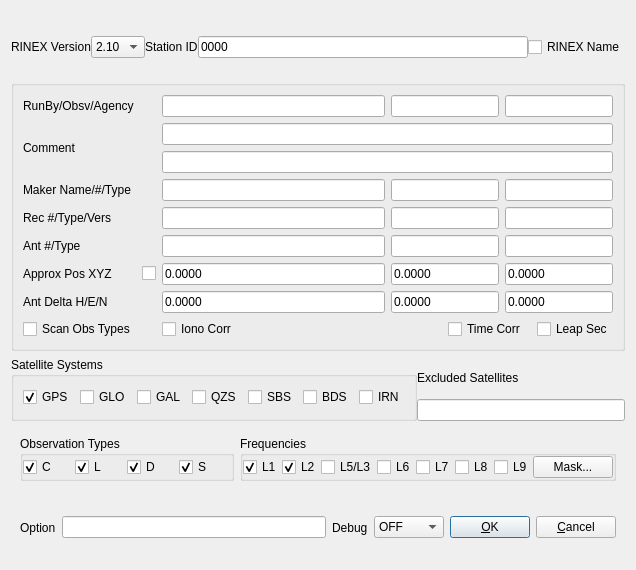
<?xml version="1.0" encoding="UTF-8"?>
<ui version="4.0">
 <class>ConvOptDialog</class>
 <widget class="QWidget" name="ConvOptDialog">
  <property name="geometry">
   <rect>
    <x>0</x>
    <y>0</y>
    <width>636</width>
    <height>570</height>
   </rect>
  </property>
  <property name="windowTitle">
   <string>Options</string>
  </property>
  <property name="toolTip">
   <string/>
  </property>
  <layout class="QVBoxLayout" name="verticalLayout">
   <item>
    <widget class="QWidget" name="widget_2" native="true">
     <layout class="QHBoxLayout" name="horizontalLayout_5">
      <property name="spacing">
       <number>0</number>
      </property>
      <property name="leftMargin">
       <number>0</number>
      </property>
      <property name="rightMargin">
       <number>0</number>
      </property>
      <property name="bottomMargin">
       <number>0</number>
      </property>
      <item>
       <widget class="QLabel" name="Label9">
        <property name="enabled">
         <bool>true</bool>
        </property>
        <property name="toolTip">
         <string/>
        </property>
        <property name="text">
         <string>RINEX Version</string>
        </property>
       </widget>
      </item>
      <item>
       <widget class="QComboBox" name="RnxVer">
        <property name="enabled">
         <bool>true</bool>
        </property>
        <property name="toolTip">
         <string/>
        </property>
        <item>
         <property name="text">
          <string>2.10</string>
         </property>
        </item>
        <item>
         <property name="text">
          <string>2.11</string>
         </property>
        </item>
        <item>
         <property name="text">
          <string>2.12</string>
         </property>
        </item>
        <item>
         <property name="text">
          <string>3.00</string>
         </property>
        </item>
        <item>
         <property name="text">
          <string>3.01</string>
         </property>
        </item>
        <item>
         <property name="text">
          <string>3.02</string>
         </property>
        </item>
        <item>
         <property name="text">
          <string>3.03</string>
         </property>
        </item>
       </widget>
      </item>
      <item>
       <widget class="QLabel" name="Label12">
        <property name="enabled">
         <bool>true</bool>
        </property>
        <property name="toolTip">
         <string/>
        </property>
        <property name="text">
         <string>Station ID</string>
        </property>
       </widget>
      </item>
      <item>
       <widget class="QLineEdit" name="RnxCode">
        <property name="enabled">
         <bool>true</bool>
        </property>
        <property name="toolTip">
         <string/>
        </property>
        <property name="text">
         <string>0000</string>
        </property>
        <property name="maxLength">
         <number>4</number>
        </property>
       </widget>
      </item>
      <item>
       <widget class="QCheckBox" name="RnxFile">
        <property name="toolTip">
         <string/>
        </property>
        <property name="text">
         <string>RINEX Name</string>
        </property>
        <property name="checked">
         <bool>false</bool>
        </property>
       </widget>
      </item>
     </layout>
    </widget>
   </item>
   <item>
    <widget class="QGroupBox" name="GroupBox1">
     <property name="toolTip">
      <string/>
     </property>
     <property name="title">
      <string/>
     </property>
     <layout class="QGridLayout" name="gridLayout">
      <item row="0" column="0">
       <widget class="QLabel" name="Label2">
        <property name="enabled">
         <bool>true</bool>
        </property>
        <property name="toolTip">
         <string/>
        </property>
        <property name="text">
         <string>RunBy/Obsv/Agency</string>
        </property>
       </widget>
      </item>
      <item row="0" column="2">
       <widget class="QLineEdit" name="RunBy">
        <property name="enabled">
         <bool>true</bool>
        </property>
        <property name="toolTip">
         <string/>
        </property>
        <property name="text">
         <string/>
        </property>
       </widget>
      </item>
      <item row="0" column="3" colspan="2">
       <widget class="QLineEdit" name="Name0">
        <property name="enabled">
         <bool>true</bool>
        </property>
        <property name="toolTip">
         <string/>
        </property>
        <property name="text">
         <string/>
        </property>
       </widget>
      </item>
      <item row="0" column="5" colspan="2">
       <widget class="QLineEdit" name="Name1">
        <property name="enabled">
         <bool>true</bool>
        </property>
        <property name="toolTip">
         <string/>
        </property>
        <property name="text">
         <string/>
        </property>
       </widget>
      </item>
      <item row="1" column="0" rowspan="2">
       <widget class="QLabel" name="Label10">
        <property name="enabled">
         <bool>true</bool>
        </property>
        <property name="toolTip">
         <string/>
        </property>
        <property name="text">
         <string>Comment</string>
        </property>
       </widget>
      </item>
      <item row="1" column="2" colspan="5">
       <widget class="QLineEdit" name="Comment0">
        <property name="enabled">
         <bool>true</bool>
        </property>
        <property name="toolTip">
         <string/>
        </property>
        <property name="text">
         <string/>
        </property>
       </widget>
      </item>
      <item row="2" column="2" colspan="5">
       <widget class="QLineEdit" name="Comment1">
        <property name="enabled">
         <bool>true</bool>
        </property>
        <property name="toolTip">
         <string/>
        </property>
        <property name="text">
         <string/>
        </property>
       </widget>
      </item>
      <item row="3" column="0">
       <widget class="QLabel" name="Label1">
        <property name="enabled">
         <bool>true</bool>
        </property>
        <property name="toolTip">
         <string/>
        </property>
        <property name="text">
         <string>Maker Name/#/Type</string>
        </property>
       </widget>
      </item>
      <item row="3" column="2">
       <widget class="QLineEdit" name="Marker">
        <property name="enabled">
         <bool>true</bool>
        </property>
        <property name="toolTip">
         <string/>
        </property>
        <property name="text">
         <string/>
        </property>
       </widget>
      </item>
      <item row="3" column="3" colspan="2">
       <widget class="QLineEdit" name="MarkerNo">
        <property name="enabled">
         <bool>true</bool>
        </property>
        <property name="toolTip">
         <string/>
        </property>
        <property name="text">
         <string/>
        </property>
       </widget>
      </item>
      <item row="3" column="5" colspan="2">
       <widget class="QLineEdit" name="MarkerType">
        <property name="enabled">
         <bool>true</bool>
        </property>
        <property name="toolTip">
         <string/>
        </property>
        <property name="text">
         <string/>
        </property>
       </widget>
      </item>
      <item row="4" column="0">
       <widget class="QLabel" name="Label4">
        <property name="enabled">
         <bool>true</bool>
        </property>
        <property name="toolTip">
         <string/>
        </property>
        <property name="text">
         <string>Rec #/Type/Vers</string>
        </property>
       </widget>
      </item>
      <item row="4" column="2">
       <widget class="QLineEdit" name="Rec0">
        <property name="enabled">
         <bool>true</bool>
        </property>
        <property name="toolTip">
         <string/>
        </property>
        <property name="text">
         <string/>
        </property>
       </widget>
      </item>
      <item row="4" column="3" colspan="2">
       <widget class="QLineEdit" name="Rec1">
        <property name="enabled">
         <bool>true</bool>
        </property>
        <property name="toolTip">
         <string/>
        </property>
        <property name="text">
         <string/>
        </property>
       </widget>
      </item>
      <item row="4" column="5" colspan="2">
       <widget class="QLineEdit" name="Rec2">
        <property name="enabled">
         <bool>true</bool>
        </property>
        <property name="toolTip">
         <string/>
        </property>
        <property name="text">
         <string/>
        </property>
       </widget>
      </item>
      <item row="5" column="2">
       <widget class="QLineEdit" name="Ant0">
        <property name="enabled">
         <bool>true</bool>
        </property>
        <property name="toolTip">
         <string/>
        </property>
        <property name="text">
         <string/>
        </property>
       </widget>
      </item>
      <item row="5" column="3" colspan="2">
       <widget class="QLineEdit" name="Ant1">
        <property name="enabled">
         <bool>true</bool>
        </property>
        <property name="toolTip">
         <string/>
        </property>
        <property name="text">
         <string/>
        </property>
       </widget>
      </item>
      <item row="5" column="5" colspan="2">
       <widget class="QLineEdit" name="Ant2">
        <property name="enabled">
         <bool>true</bool>
        </property>
        <property name="toolTip">
         <string/>
        </property>
        <property name="text">
         <string/>
        </property>
       </widget>
      </item>
      <item row="6" column="0">
       <widget class="QLabel" name="Label6">
        <property name="enabled">
         <bool>true</bool>
        </property>
        <property name="toolTip">
         <string/>
        </property>
        <property name="text">
         <string>Approx Pos XYZ</string>
        </property>
       </widget>
      </item>
      <item row="6" column="1">
       <widget class="QCheckBox" name="AutoPos">
        <property name="toolTip">
         <string/>
        </property>
        <property name="text">
         <string/>
        </property>
        <property name="checked">
         <bool>false</bool>
        </property>
       </widget>
      </item>
      <item row="6" column="2">
       <widget class="QLineEdit" name="AppPos0">
        <property name="enabled">
         <bool>true</bool>
        </property>
        <property name="toolTip">
         <string/>
        </property>
        <property name="text">
         <string>0.0000</string>
        </property>
       </widget>
      </item>
      <item row="6" column="3" colspan="2">
       <widget class="QLineEdit" name="AppPos1">
        <property name="enabled">
         <bool>true</bool>
        </property>
        <property name="toolTip">
         <string/>
        </property>
        <property name="text">
         <string>0.0000</string>
        </property>
       </widget>
      </item>
      <item row="6" column="5" colspan="2">
       <widget class="QLineEdit" name="AppPos2">
        <property name="enabled">
         <bool>true</bool>
        </property>
        <property name="toolTip">
         <string/>
        </property>
        <property name="text">
         <string>0.0000</string>
        </property>
       </widget>
      </item>
      <item row="7" column="2">
       <widget class="QLineEdit" name="AntDel0">
        <property name="enabled">
         <bool>true</bool>
        </property>
        <property name="toolTip">
         <string/>
        </property>
        <property name="text">
         <string>0.0000</string>
        </property>
       </widget>
      </item>
      <item row="7" column="3" colspan="2">
       <widget class="QLineEdit" name="AntDel1">
        <property name="enabled">
         <bool>true</bool>
        </property>
        <property name="toolTip">
         <string/>
        </property>
        <property name="text">
         <string>0.0000</string>
        </property>
       </widget>
      </item>
      <item row="7" column="5" colspan="2">
       <widget class="QLineEdit" name="AntDel2">
        <property name="enabled">
         <bool>true</bool>
        </property>
        <property name="toolTip">
         <string/>
        </property>
        <property name="text">
         <string>0.0000</string>
        </property>
       </widget>
      </item>
      <item row="8" column="0">
       <widget class="QCheckBox" name="ScanObs">
        <property name="toolTip">
         <string/>
        </property>
        <property name="text">
         <string>Scan Obs Types</string>
        </property>
        <property name="checked">
         <bool>false</bool>
        </property>
       </widget>
      </item>
      <item row="8" column="2" colspan="2">
       <widget class="QCheckBox" name="OutIono">
        <property name="toolTip">
         <string/>
        </property>
        <property name="text">
         <string>Iono Corr</string>
        </property>
        <property name="checked">
         <bool>false</bool>
        </property>
       </widget>
      </item>
      <item row="8" column="4" colspan="2">
       <widget class="QCheckBox" name="OutTime">
        <property name="toolTip">
         <string/>
        </property>
        <property name="text">
         <string>Time Corr</string>
        </property>
        <property name="checked">
         <bool>false</bool>
        </property>
       </widget>
      </item>
      <item row="8" column="6">
       <widget class="QCheckBox" name="OutLeaps">
        <property name="toolTip">
         <string/>
        </property>
        <property name="text">
         <string>Leap Sec</string>
        </property>
        <property name="checked">
         <bool>false</bool>
        </property>
       </widget>
      </item>
      <item row="7" column="0">
       <widget class="QLabel" name="Label7">
        <property name="enabled">
         <bool>true</bool>
        </property>
        <property name="toolTip">
         <string/>
        </property>
        <property name="text">
         <string>Ant Delta H/E/N</string>
        </property>
       </widget>
      </item>
      <item row="5" column="0">
       <widget class="QLabel" name="Label5">
        <property name="enabled">
         <bool>true</bool>
        </property>
        <property name="toolTip">
         <string/>
        </property>
        <property name="text">
         <string>Ant #/Type</string>
        </property>
       </widget>
      </item>
     </layout>
    </widget>
   </item>
   <item>
    <widget class="QWidget" name="widget_3" native="true">
     <layout class="QGridLayout" name="gridLayout_2">
      <property name="leftMargin">
       <number>0</number>
      </property>
      <property name="topMargin">
       <number>0</number>
      </property>
      <property name="rightMargin">
       <number>0</number>
      </property>
      <property name="bottomMargin">
       <number>0</number>
      </property>
      <property name="spacing">
       <number>0</number>
      </property>
      <item row="2" column="2">
       <widget class="QLineEdit" name="ExSats">
        <property name="enabled">
         <bool>true</bool>
        </property>
        <property name="toolTip">
         <string/>
        </property>
        <property name="text">
         <string/>
        </property>
       </widget>
      </item>
      <item row="1" column="2">
       <widget class="QLabel" name="Label11">
        <property name="enabled">
         <bool>true</bool>
        </property>
        <property name="toolTip">
         <string/>
        </property>
        <property name="text">
         <string>Excluded Satellites</string>
        </property>
       </widget>
      </item>
      <item row="1" column="1" rowspan="2">
       <widget class="QGroupBox" name="GroupBox2">
        <property name="toolTip">
         <string/>
        </property>
        <property name="title">
         <string>Satellite Systems</string>
        </property>
        <layout class="QHBoxLayout" name="horizontalLayout">
         <item>
          <widget class="QCheckBox" name="Nav1">
           <property name="toolTip">
            <string/>
           </property>
           <property name="text">
            <string>GPS</string>
           </property>
           <property name="checked">
            <bool>true</bool>
           </property>
          </widget>
         </item>
         <item>
          <widget class="QCheckBox" name="Nav2">
           <property name="toolTip">
            <string/>
           </property>
           <property name="text">
            <string>GLO</string>
           </property>
           <property name="checked">
            <bool>false</bool>
           </property>
          </widget>
         </item>
         <item>
          <widget class="QCheckBox" name="Nav3">
           <property name="toolTip">
            <string/>
           </property>
           <property name="text">
            <string>GAL</string>
           </property>
           <property name="checked">
            <bool>false</bool>
           </property>
          </widget>
         </item>
         <item>
          <widget class="QCheckBox" name="Nav4">
           <property name="toolTip">
            <string/>
           </property>
           <property name="text">
            <string>QZS</string>
           </property>
           <property name="checked">
            <bool>false</bool>
           </property>
          </widget>
         </item>
         <item>
          <widget class="QCheckBox" name="Nav5">
           <property name="toolTip">
            <string/>
           </property>
           <property name="text">
            <string>SBS</string>
           </property>
           <property name="checked">
            <bool>false</bool>
           </property>
          </widget>
         </item>
         <item>
          <widget class="QCheckBox" name="Nav6">
           <property name="toolTip">
            <string/>
           </property>
           <property name="text">
            <string>BDS</string>
           </property>
           <property name="checked">
            <bool>false</bool>
           </property>
          </widget>
         </item>
         <item>
          <widget class="QCheckBox" name="Nav7">
           <property name="text">
            <string>IRN</string>
           </property>
          </widget>
         </item>
        </layout>
       </widget>
      </item>
     </layout>
    </widget>
   </item>
   <item>
    <widget class="QWidget" name="widget_4" native="true">
     <layout class="QHBoxLayout" name="horizontalLayout_6">
      <item>
       <widget class="QGroupBox" name="GroupBox3">
        <property name="toolTip">
         <string/>
        </property>
        <property name="title">
         <string>Observation Types</string>
        </property>
        <layout class="QHBoxLayout" name="horizontalLayout_2">
         <property name="spacing">
          <number>0</number>
         </property>
         <property name="leftMargin">
          <number>0</number>
         </property>
         <property name="topMargin">
          <number>0</number>
         </property>
         <property name="rightMargin">
          <number>0</number>
         </property>
         <property name="bottomMargin">
          <number>0</number>
         </property>
         <item>
          <widget class="QCheckBox" name="Obs1">
           <property name="toolTip">
            <string/>
           </property>
           <property name="text">
            <string>C</string>
           </property>
           <property name="checked">
            <bool>true</bool>
           </property>
          </widget>
         </item>
         <item>
          <widget class="QCheckBox" name="Obs2">
           <property name="toolTip">
            <string/>
           </property>
           <property name="text">
            <string>L</string>
           </property>
           <property name="checked">
            <bool>true</bool>
           </property>
          </widget>
         </item>
         <item>
          <widget class="QCheckBox" name="Obs3">
           <property name="toolTip">
            <string/>
           </property>
           <property name="text">
            <string>D</string>
           </property>
           <property name="checked">
            <bool>true</bool>
           </property>
          </widget>
         </item>
         <item>
          <widget class="QCheckBox" name="Obs4">
           <property name="toolTip">
            <string/>
           </property>
           <property name="text">
            <string>S</string>
           </property>
           <property name="checked">
            <bool>true</bool>
           </property>
          </widget>
         </item>
        </layout>
       </widget>
      </item>
      <item>
       <widget class="QGroupBox" name="GroupBox4">
        <property name="toolTip">
         <string/>
        </property>
        <property name="title">
         <string>Frequencies</string>
        </property>
        <layout class="QHBoxLayout" name="horizontalLayout_3">
         <property name="spacing">
          <number>0</number>
         </property>
         <property name="leftMargin">
          <number>0</number>
         </property>
         <property name="topMargin">
          <number>0</number>
         </property>
         <property name="rightMargin">
          <number>0</number>
         </property>
         <property name="bottomMargin">
          <number>0</number>
         </property>
         <item>
          <widget class="QCheckBox" name="Freq1">
           <property name="toolTip">
            <string/>
           </property>
           <property name="text">
            <string>L1</string>
           </property>
           <property name="checked">
            <bool>true</bool>
           </property>
          </widget>
         </item>
         <item>
          <widget class="QCheckBox" name="Freq2">
           <property name="toolTip">
            <string/>
           </property>
           <property name="text">
            <string>L2</string>
           </property>
           <property name="checked">
            <bool>true</bool>
           </property>
          </widget>
         </item>
         <item>
          <widget class="QCheckBox" name="Freq3">
           <property name="toolTip">
            <string/>
           </property>
           <property name="text">
            <string>L5/L3</string>
           </property>
           <property name="checked">
            <bool>false</bool>
           </property>
          </widget>
         </item>
         <item>
          <widget class="QCheckBox" name="Freq4">
           <property name="toolTip">
            <string/>
           </property>
           <property name="text">
            <string>L6</string>
           </property>
           <property name="checked">
            <bool>false</bool>
           </property>
          </widget>
         </item>
         <item>
          <widget class="QCheckBox" name="Freq5">
           <property name="toolTip">
            <string/>
           </property>
           <property name="text">
            <string>L7</string>
           </property>
           <property name="checked">
            <bool>false</bool>
           </property>
          </widget>
         </item>
         <item>
          <widget class="QCheckBox" name="Freq6">
           <property name="toolTip">
            <string/>
           </property>
           <property name="text">
            <string>L8</string>
           </property>
           <property name="checked">
            <bool>false</bool>
           </property>
          </widget>
         </item>
         <item>
          <widget class="QCheckBox" name="Freq7">
           <property name="text">
            <string>L9</string>
           </property>
          </widget>
         </item>
         <item>
          <widget class="QPushButton" name="BtnMask">
           <property name="enabled">
            <bool>true</bool>
           </property>
           <property name="toolTip">
            <string/>
           </property>
           <property name="text">
            <string>Mask...</string>
           </property>
          </widget>
         </item>
        </layout>
       </widget>
      </item>
     </layout>
    </widget>
   </item>
   <item>
    <widget class="QWidget" name="widget" native="true">
     <layout class="QHBoxLayout" name="horizontalLayout_4">
      <item>
       <widget class="QLabel" name="Label8">
        <property name="enabled">
         <bool>true</bool>
        </property>
        <property name="toolTip">
         <string/>
        </property>
        <property name="text">
         <string>Option</string>
        </property>
       </widget>
      </item>
      <item>
       <widget class="QLineEdit" name="RcvOption">
        <property name="enabled">
         <bool>true</bool>
        </property>
        <property name="toolTip">
         <string/>
        </property>
        <property name="text">
         <string/>
        </property>
       </widget>
      </item>
      <item>
       <widget class="QLabel" name="Label3">
        <property name="enabled">
         <bool>true</bool>
        </property>
        <property name="toolTip">
         <string/>
        </property>
        <property name="text">
         <string>Debug</string>
        </property>
       </widget>
      </item>
      <item>
       <widget class="QComboBox" name="TraceLevel">
        <property name="enabled">
         <bool>true</bool>
        </property>
        <property name="toolTip">
         <string/>
        </property>
        <item>
         <property name="text">
          <string>OFF</string>
         </property>
        </item>
        <item>
         <property name="text">
          <string>Level 1</string>
         </property>
        </item>
        <item>
         <property name="text">
          <string>Level 2</string>
         </property>
        </item>
        <item>
         <property name="text">
          <string>Level 3</string>
         </property>
        </item>
        <item>
         <property name="text">
          <string>Level 4</string>
         </property>
        </item>
        <item>
         <property name="text">
          <string>Level 5</string>
         </property>
        </item>
       </widget>
      </item>
      <item>
       <widget class="QPushButton" name="BtnOk">
        <property name="enabled">
         <bool>true</bool>
        </property>
        <property name="toolTip">
         <string/>
        </property>
        <property name="text">
         <string>&amp;OK</string>
        </property>
        <property name="autoDefault">
         <bool>true</bool>
        </property>
        <property name="default">
         <bool>true</bool>
        </property>
       </widget>
      </item>
      <item>
       <widget class="QPushButton" name="BtnCancel">
        <property name="enabled">
         <bool>true</bool>
        </property>
        <property name="toolTip">
         <string/>
        </property>
        <property name="text">
         <string>&amp;Cancel</string>
        </property>
       </widget>
      </item>
     </layout>
    </widget>
   </item>
  </layout>
  <zorder>GroupBox1</zorder>
  <zorder>widget</zorder>
  <zorder>widget_2</zorder>
  <zorder>widget_3</zorder>
  <zorder>widget_4</zorder>
 </widget>
 <resources/>
 <connections/>
</ui>
